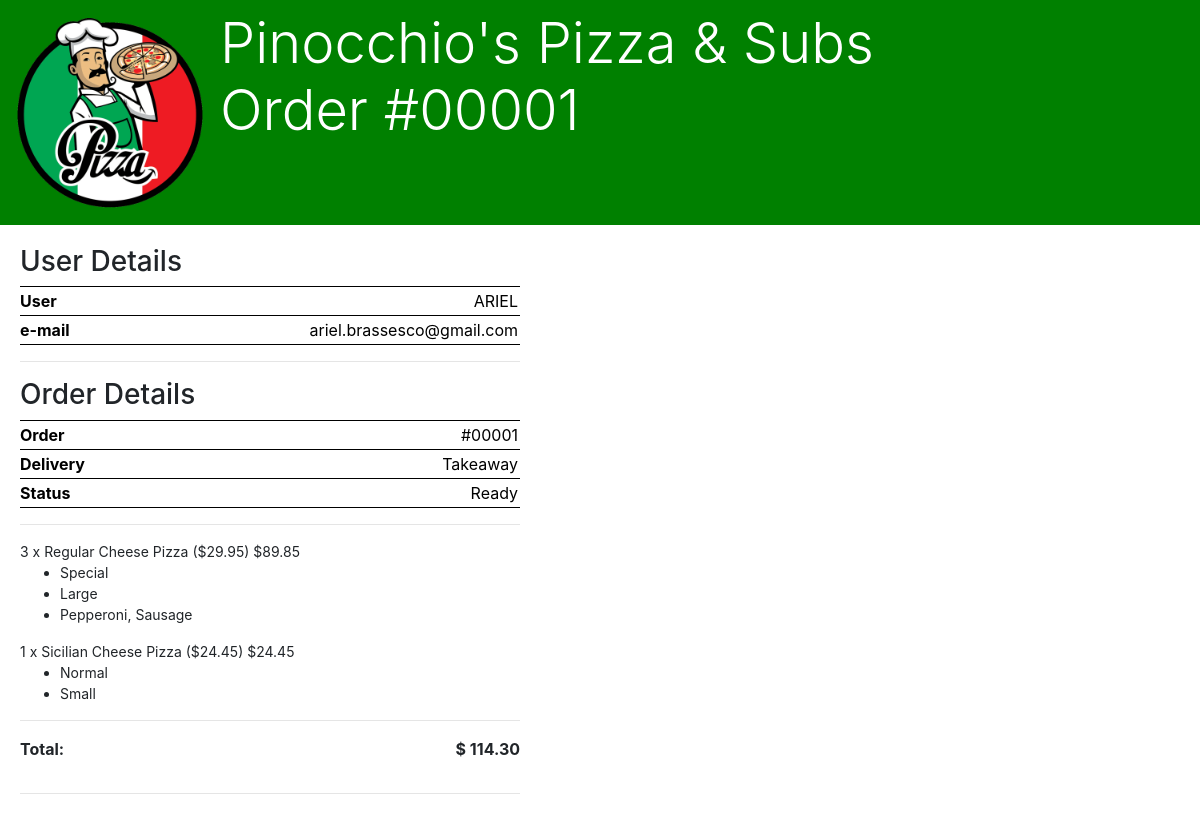
The app's page /owner/orders/1 (signed in), older data.
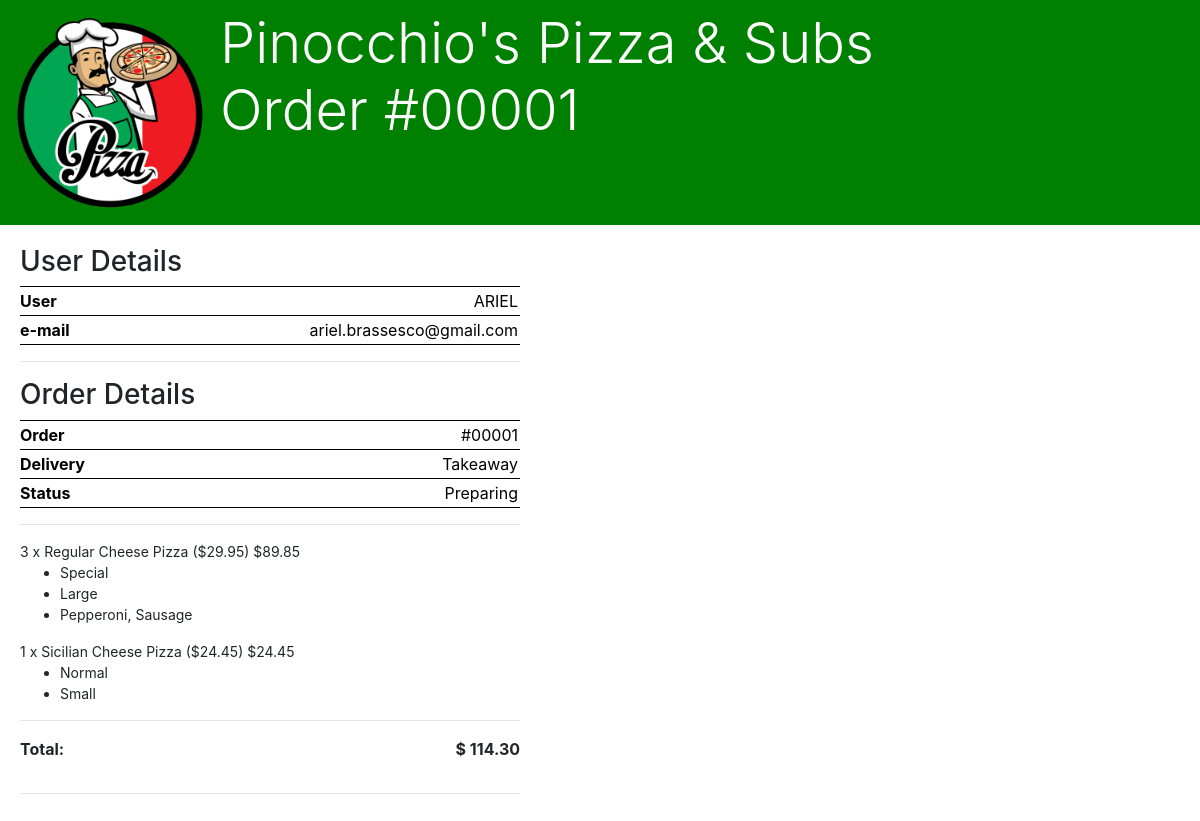
The same page, newer data.
### shoppingcart/models.py (models this page shows, shortened)
class Order(models.Model):
    DELIVERY_MODES = [
        ('D','Delivery'),
        ('T','Takeaway')
    ]
    STATUS_CHOICES = [
        ('1', 'Processing'),
        ('2', 'Preparing'),
        ('3', 'Delivering'),
        ('4', 'Ready'),
    ]
    order_number = models.AutoField(primary_key=True)
    user = models.ForeignKey(User, on_delete=models.CASCADE, related_name='orders')
    session_id = models.CharField(max_length=80)
    date_order = models.DateTimeField(auto_now_add=True)
    deli_mode = models.CharField(max_length=15, choices=DELIVERY_MODES, default='T')
    address = models.TextField(blank=True, null=True)
    status = models.CharField(max_length=15, choices=STATUS_CHOICES, default='1')
    total = models.FloatField(default=0.0)
    def __str__(self):
        return f"#{self.order_number:05d}"

### orders/views.py (the view)
# urls.py: path("owner/orders/<int:order>", views.owner_items, name="owner_order_items"),
def owner_items(request, order):
    if not (request.user.is_authenticated and request.user.is_staff):
        return HttpResponseRedirect(reverse('orders:index'))
    context = {
        'order': Order.objects.select_related().get(order_number=order),
        'items': OrderItem.objects.select_related().filter(order=order)
    }
    return render(request, 'orders/order_items_manage.html', context)

### orders/context_processors.py (called while the page is built)
def place_info(request):
    return {
        'PLACE': Place.objects.select_related().first(),
        }

### orders/templates/orders/order_items_manage.html (shortened to what this page needs)
{% extends "orders/base.html" %}
{% load static %}
{% block css%}
<link rel="stylesheet" type="text/css" href="{% static 'orders/css/show_place.css' %}">
<link rel="stylesheet" type="text/css" href="{% static 'orders/css/orders_manage.css' %}">
<link rel="stylesheet" type="text/css" href="{% static 'css/responsive_header.css' %}">
{% endblock%}
{% block body%}
<div class="mainPage">
    <div class="grid-header">
        <div class="place-info">
            <img src="{{PLACE.image.url}}" alt="{{ PLACE.name }}">
            <h1 class="display-4">{{PLACE.name}} <br>Order {{ order }}</h1>
        </div>
    </div>
    <div class="grid-main grid-order-detail">
        <div>
            <h3> User Details</h3>
            <table class="order-detail">
                <tr>
                    <td>User</td>
                    <td>{{order.user.username|upper}}</td>
                </tr>
                <tr>
                    <td>e-mail</td>
                    <td>{{order.user.email}}</td>
                </tr>
            </table>
            <hr>
        </div>
        <div>
            <h3> Order Details</h3>
            <table class="order-detail">
                <tr>
                    <td>Order</td>
                    <td>{{order}}</td>
                </tr>
                <tr>
                    <td>Delivery</td>
                    <td>{{order.get_deli_mode_display}}</td>
                </tr>
                <tr>
                    <td>Status</td>
                    <td>{{order.get_status_display}}</td>
                </tr>
            </table>
            <hr>
            {% for item in items%}
            <div class="item-detail">
                <p> {{item.quantity}} x {{item.product}} (${{item.price_unitary|floatformat:2}}) ${{item.total|floatformat:2}}</p>
                <ul>
                    <li>{{item.presentation}}</li>
                    <li>{{item.size}}</li>
                    {% if item.additional %}
                    <li>{{item.additional}}</li>
                    {% endif %}
                </ul>
            </div>
            {% endfor %}
            <hr>
            <div class="order-total">
                <p>Total: </p> <p>$ {{order.total|floatformat:2}}</p>
            </div>
            <hr>
        </div>
    </div>
</div>
{% endblock%}

Row changes from the older to the newer data that the page shows:
changed Order "Takeaway": status "Ready" → "Preparing"
